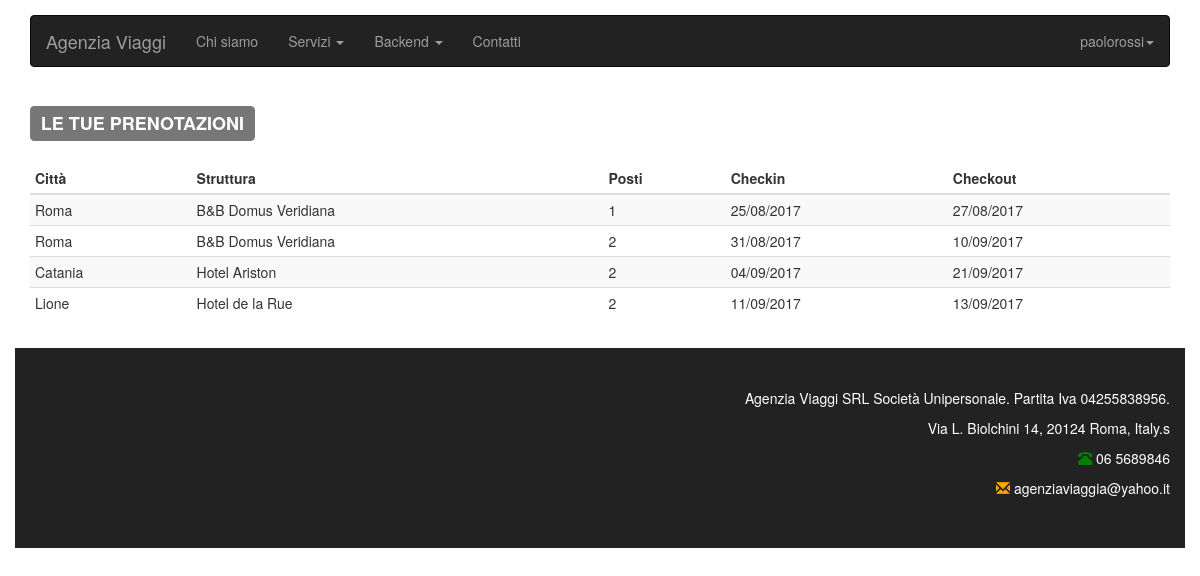
The app's page /mie_prenotazioni.php (signed in) with its own data.
### tables this page shows
CREATE TABLE `tbl_prenotazioni` (
  `idprenotazione` int(11) NOT NULL,
  `idutente` int(11) NOT NULL,
  `idcamera` int(11) NOT NULL,
  `data_inizio` date NOT NULL,
  `data_fine` date NOT NULL,
  `posti` int(11) NOT NULL
);

CREATE TABLE `tbl_strutture` (
  `idstruttura` int(11) NOT NULL,
  `idpaese` int(11) NOT NULL,
  `tipo` varchar(15) NOT NULL,
  `nome` varchar(100) NOT NULL,
  `citta` varchar(100) NOT NULL,
  `capienza` int(11) DEFAULT NULL
);

### mie_prenotazioni.php (the view, shortened to what this page needs)
<!doctype html>
<html>
<head>
<link rel="stylesheet" type="text/css" href="bootstrap/css/bootstrap.min.css">
<link rel="stylesheet" type="text/css" href="style.css">
</head>
<body>
<div id="headerWrap">
  <header class="container voffset3">
    <nav id="mainNav" class="navbar navbar-inverse" role="navigation">
      <div class="navbar-header">
        <a href="index.php" class="navbar-brand">Agenzia Viaggi</a> </div>
      <div class="collapse navbar-collapse" id="mainMenu">
        <ul class="nav navbar-nav">
          <li><a href="chi_siamo.php">Chi siamo</a></li>
          <li class="dropdown"> <a class="dropdown-toggle" data-toggle="dropdown" role="button" aria-expanded="false" href="#">Servizi <span class="caret"></span></a>
          </li>
          <li class="dropdown"> <a class="dropdown-toggle" data-toggle="dropdown" role="button" aria-expanded="false" href="#">Backend <span class="caret"></span></a>
          </li>
          <li><a href="contatti.php">Contatti</a></li></ul>
		  <?php
		  if (isset($_SESSION["UserName"])) {
			$utente = $_SESSION["UserName"];
			echo "<ul class=\"nav navbar-nav navbar-right\">";
			echo "<li class=\"dropdown\"> <a class=\"dropdown-toggle\" data-toggle=\"dropdown\" role=\"button\" aria-expanded=\"false\" href=\"#\">$utente<span class=\"caret\"></span></a>";
          	}
		else
			{
			echo"<ul class=\"nav navbar-nav navbar-right\"><li><a href=\"login2.php\">Login</a></li></ul>";
			}
		  ?>
      </div>
    </nav>
  </header>
</div>
<div class="container">
  <div id="content">
	<h3><span class="label label-default">LE TUE PRENOTAZIONI</span></h3>
	<br>
   <table class="table table-condensed table-striped">
        <thead>
          <tr>
            <th>Città</th>
            <th>Struttura</th>
			<th>Posti</th>
            <th>Checkin</th>
			<th>Checkout</th>
          </tr>
        </thead>
        <tbody>
		<?php
		$host = "localhost";
		$username = "root";
		$password = "";
		$db = "agenzia";
		$conn = new mysqli($host, $username, $password, $db);
		$sql = "SELECT u.username,p.data_inizio,p.posti,p.data_fine,c.tipo,s.nome as struttura,s.citta FROM tbl_prenotazioni as P INNER JOIN tbl_utenti as U ON u.idutente=p.idutente INNER JOIN tbl_camere AS C ON p.idcamera=c.idcamera INNER JOIN tbl_strutture AS S ON s.idstruttura=c.idstruttura where username='$utente' order by p.data_inizio";
		$result = $conn->query($sql);
			while($row = $result->fetch_assoc()) {
				$checkin = $row["data_inizio"];
				$checkout= $row["data_fine"];
				$citta= $row["citta"];
				$struttura= $row["struttura"];
				$posti= $row["posti"];
				echo "<tr>";
				echo"<td>$citta</td>";
				echo"<td>$struttura</td>";
				echo"<td>$posti</td>";
				$miadatain = date("d/m/Y", strtotime($checkin));
				$miadataout = date("d/m/Y", strtotime($checkout));
				echo "<td>$miadatain</td>";
				echo "<td>$miadataout</td>";
				echo "</tr>";
			}
		?>
        </tbody>
      </table>
</div>
</div>
<div id="footerWrap" class="voffset2 container">
  <footer class="container">
    <p class="text-right"> Agenzia Viaggi SRL Società Unipersonale. Partita Iva 04255838956.</p>
	<p class="text-right"> Via L. Biolchini 14, 20124 Roma, Italy.s</p>
	<p class="text-right"><span class="glyphicon glyphicon-phone-alt" style="color:green"></span> 06 5689846</p>
	<p class="text-right"><span class="glyphicon glyphicon-envelope" style="color:orange"></span> agenziaviaggia@yahoo.it</p>
  </footer>
</div>
</body>
</html>

### style.css (style rules this page uses)
.voffset2 { margin-top: 10px; }
.voffset3 { margin-top: 15px; }
#footerWrap { background-color:#222222; padding:40px 0; }
#footerWrap p { color:#fff; }

### records on screen
tbl_prenotazioni: tbl_strutture.citta "Roma", tbl_strutture.nome "B&B Domus Veridiana", posti "1", data_inizio "25/08/2017", data_fine "27/08/2017"
tbl_prenotazioni: tbl_strutture.citta "Roma", tbl_strutture.nome "B&B Domus Veridiana", posti "2", data_inizio "31/08/2017", data_fine "10/09/2017"
tbl_prenotazioni: tbl_strutture.citta "Catania", tbl_strutture.nome "Hotel Ariston", posti "2", data_inizio "04/09/2017", data_fine "21/09/2017"
tbl_prenotazioni: tbl_strutture.citta "Lione", tbl_strutture.nome "Hotel de la Rue", posti "2", data_inizio "11/09/2017", data_fine "13/09/2017"

### other values on screen
$utente "paolorossi"
